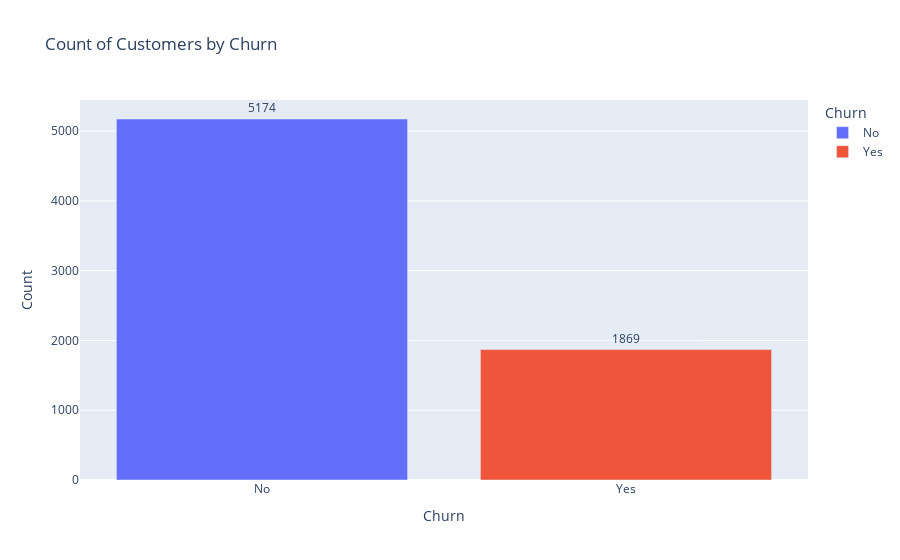

Here is the notebook cell this chart was saved with:
### Markdown cell above
## Performing : Exploratory Data Analysis (EDA)


```

# -------------------------------------------
# 📝 Exploratory Data Analysis (EDA) Overview:
# -------------------------------------------
# - EDA is the process of analyzing datasets to summarize their key characteristics 
#   using statistical and visualization techniques.
# - It helps identify patterns, detect outliers, and understand relationships between variables.
# - EDA is crucial before applying machine learning models to ensure data quality and relevance.

# -------------------------------------------
# 🔍 Key Steps in EDA:
# -------------------------------------------
# 1️⃣ **Data Collection**: Gathering raw data from various sources like databases, APIs, or CSV files.
# 2️⃣ **Data Cleaning**: Handling missing values, removing duplicates, and correcting inconsistencies.
# 3️⃣ **Data Types & Structure Check**: Verifying column data types (numerical, categorical, datetime).
# 4️⃣ **Descriptive Statistics**: Using measures like mean, median, mode, variance, and standard deviation.
# 5️⃣ **Data Visualization**: Creating plots (histograms, scatter plots, box plots) to understand distributions.
# 6️⃣ **Correlation Analysis**: Checking relationships between numerical variables (using correlation matrix).
# 7️⃣ **Feature Engineering**: Creating new relevant features to improve model performance.
# 8️⃣ **Outlier Detection**: Identifying anomalies using box plots, IQR, or Z-score.
# 9️⃣ **Data Transformation**: Scaling, normalizing, or encoding categorical variables.
# 🔟 **Final Insights & Reporting**: Summarizing findings for decision-making.

# -------------------------------------------
# 📊 Key Performance Indicators (KPIs) in Data Analytics:
# -------------------------------------------
# - **KPIs** are measurable values that indicate the success of a business or data-driven objective.

# 🔹 **Common KPIs in Business & Data Analytics:**
# - **Customer-related KPIs**:
#   - Customer Acquisition Cost (CAC): Cost to acquire a new customer.
#   - Customer Lifetime Value (CLV): Predicted revenue from a customer over time.
#   - Churn Rate: Percentage of customers who stop using a service.

# - **Sales & Revenue KPIs**:
#   - Revenue Growth Rate: Percentage increase in revenue over a period.
#   - Conversion Rate: Percentage of users who take a desired action (e.g., purchase).
#   - Average Order Value (AOV): Average value per order.

# - **Operational KPIs**:
#   - Inventory Turnover: Number of times inventory is sold and replaced.
#   - Lead Time: Time taken from order placement to delivery.
#   - First Call Resolution (FCR): Percentage of customer issues resolved in the first interaction.

# - **Data & Model Performance KPIs**:
#   - Accuracy: Correct predictions out of total predictions (for classification models).
#   - Precision & Recall: Measures of model reliability (important in imbalanced datasets).
#   - F1 Score: Harmonic mean of precision and recall.
#   - Mean Absolute Error (MAE) & Mean Squared Error (MSE): Measures of error in regression models.

# -------------------------------------------
# 🔢 Other Key Terms in Data Analytics:
# -------------------------------------------
# - **Descriptive Analytics**: Summarizes past data to understand what happened.
# - **Predictive Analytics**: Uses statistical models to predict future trends.
# - **Prescriptive Analytics**: Suggests actions based on predictive insights.
# - **Data Wrangling**: Cleaning and transforming raw data into a usable format.
# - **Data Governance**: Policies to manage data quality, security, and compliance.
# - **A/B Testing**: Comparing two versions of a variable (e.g., website layout) to determine effectiveness.
# - **ETL (Extract, Transform, Load)**: Process of collecting, cleaning, and storing data in databases.


```

### Code cell
# ------------------------------------------------
# 📝 Seaborn: Countplot for Customer Churn
# ------------------------------------------------
ax = sns.countplot(x='Churn', data=df)  # Create a count plot for the 'Churn' column

ax.bar_label(ax.containers[0])  # Add labels on top of bars to show exact counts
plt.title("Count of Customers by Churn")  # Set the plot title
plt.show()  # Display the plot

# ------------------------------------------------
# 📝 Explanation:
# ------------------------------------------------
# ✅ `sns.countplot(x='Churn', data=df)`: 
#    - Creates a **bar chart** showing the count of customers who churned vs. those who stayed.
#    - 'Churn' is a categorical variable (Yes/No), so countplot is ideal.
#
# ✅ `ax.bar_label(ax.containers[0])`: 
#    - Adds **labels** (counts) on top of each bar for better readability.
#
# ✅ `plt.title("Count of Customers by Churn")`: 
#    - Sets a **title** to clearly indicate the purpose of the chart.
#
# ✅ `plt.show()`: 
#    - Displays the chart.

# ------------------------------------------------
# 🚀 Next Step: Interactive Plotly Version
# ------------------------------------------------

# ------------------------------------------------
# 📝 Plotly: Interactive Countplot for Customer Churn
# ------------------------------------------------
fig = px.bar(df['Churn'].value_counts().reset_index(), 
             x='index',  # The churn categories (Yes/No)
             y='Churn',   # The count of each category
             text='Churn',  # Display the count as text on bars
             color='index',  # Color bars based on churn categories
             title="Count of Customers by Churn",  # Chart title
             labels={'index': 'Churn', 'Churn': 'Count'},  # Axis labels
             color_discrete_sequence=['#636EFA', '#EF553B'])  # Custom colors

fig.update_traces(textposition='outside')  # Place labels outside the bars
fig.update_layout(xaxis_title="Churn", yaxis_title="Count")  # Label axes

fig.show()  # Display the interactive chart

# ------------------------------------------------
# 📝 Explanation:
# ------------------------------------------------
# ✅ `df['Churn'].value_counts().reset_index()`: 
#    - Counts occurrences of each 'Churn' category and resets the index for proper formatting.
#
# ✅ `px.bar(...)`: 
#    - Creates a **bar chart** using Plotly.
#    - `x='index'`: Represents the 'Yes' and 'No' churn categories.
#    - `y='Churn'`: Represents the **count** of each category.
#    - `text='Churn'`: Displays count values directly on the bars.
#    - `color='index'`: Uses different colors for 'Yes' and 'No' for better visualization.
#    - `title="Count of Customers by Churn"`: Sets the title.
#    - `labels={'index': 'Churn', 'Churn': 'Count'}`: Renames axes for clarity.
#
# ✅ `fig.update_traces(textposition='outside')`: 
#    - Moves count labels **outside** the bars for better readability.
#
# ✅ `fig.update_layout(...)`: 
#    - Adjusts axis labels for better clarity.
#
# ✅ `fig.show()`: 
#    - Displays the interactive Plotly chart.
#
# ------------------------------------------------
# 🚀 Why Use Plotly?
# ------------------------------------------------
# ✅ Interactive (hover effects, zooming, dynamic resizing)
# ✅ Easier to interpret when exploring large datasets
# ✅ Provides clear insights into customer churn trends

### Figure 1 — Plotly figure (JSON) as saved in the notebook; plotly's stock layout.template omitted (floating-point values rounded to 4 significant figures)
{"data": [{"hovertemplate": "Churn=%{x}<br>Count=%{text}<extra></extra>", "legendgroup": "No", "marker": {"color": "#636EFA", "pattern": {"shape": ""}}, "name": "No", "orientation": "v", "showlegend": true, "text": [5174.0], "textposition": "outside", "type": "bar", "x": ["No"], "xaxis": "x", "y": [5174], "yaxis": "y"}, {"hovertemplate": "Churn=%{x}<br>Count=%{text}<extra></extra>", "legendgroup": "Yes", "marker": {"color": "#EF553B", "pattern": {"shape": ""}}, "name": "Yes", "orientation": "v", "showlegend": true, "text": [1869.0], "textposition": "outside", "type": "bar", "x": ["Yes"], "xaxis": "x", "y": [1869], "yaxis": "y"}], "layout": {"barmode": "relative", "legend": {"title": {"text": "Churn"}, "tracegroupgap": 0}, "title": {"text": "Count of Customers by Churn"}, "xaxis": {"anchor": "y", "categoryarray": ["No", "Yes"], "categoryorder": "array", "domain": [0, 1], "title": {"text": "Churn"}}, "yaxis": {"anchor": "x", "domain": [0, 1], "title": {"text": "Count"}}}}
